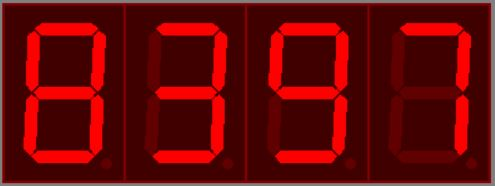
//> input picture examples_and_samples/sim_samples/sim_sample2.jpg, 495 x 186 px
$ ./sim sim_sample2.jpg   (built with g++ and OpenCV 4)
//> lines starting //> are read from the running program, lines starting //| are printed output that depends on the picture; after the words box and inside, x2 and y2 are one past the last pixel; in counts of white or black regions, pixels touching at a corner belong together
//> further down, img is the input picture: 186 rows x 495 cols, CV_8UC3; mean B, G, R 7.2, 6.9, 101.9
#include <iostream>
#include <opencv2/opencv.hpp>
#include <atomic>
#include <thread>
#include <vector>
#include <time>

using namespace std;
using namespace cv;

double rgb_w[] = {1.00, 0.05, 0.05, 1.00};

void process(const Mat& input, Mat& output)
{
	Mat pic;
	vector<Mat> bgr;
	split(input, bgr);
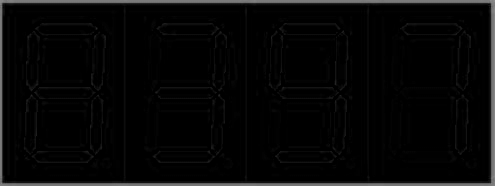
//> bgr[0]: 186 rows x 495 cols, CV_8UC1; min 0, max 141, mean 7.2
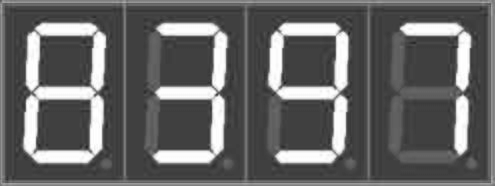
//> bgr[2]: 186 rows x 495 cols, CV_8UC1; min 35, max 255, mean 101.9

	/*
	pic = bgr[0] * rgb_w[2] + bgr[1] * rgb_w[1] + bgr[2] * rgb_w[0] + rgb_w[3];
	cv::threshold(pic, pic, 128, 255, CV_THRESH_BINARY);
	*/

	Mat kernel = cv::getStructuringElement(MORPH_RECT, Size(3,3));
	pic = bgr[0] * rgb_w[2] + bgr[1] * rgb_w[1] + bgr[2] * rgb_w[0] + rgb_w[3] > 127;
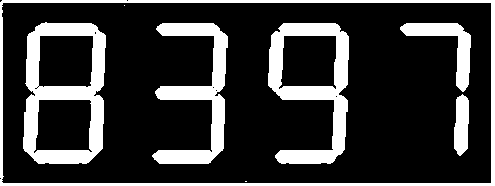
//> pic: 186 rows x 495 cols, CV_8UC1; 22% white; 8 white regions (2 under 20 px), largest, box (x1, y1, x2, y2) and area: (23, 22, 106, 164) 5342, (268, 23, 349, 164) 4619, (0, 0, 495, 186) 4216, (152, 23, 228, 164) 3853, (400, 23, 471, 92) 1490, (454, 94, 469, 156) 753
	morphologyEx(pic, pic, MORPH_OPEN, kernel);
//> pic: 186 rows x 495 cols, CV_8UC1; 22% white; 7 white regions, largest, box (x1, y1, x2, y2) and area: (23, 23, 106, 164) 5333, (268, 23, 349, 164) 4616, (153, 23, 228, 164) 3847
	morphologyEx(pic, pic, MORPH_CLOSE, kernel);
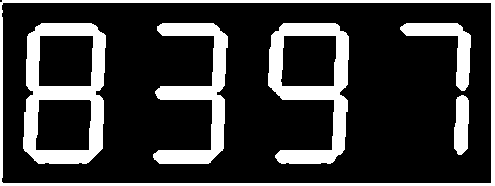
//> pic: 186 rows x 495 cols, CV_8UC1; 22.1% white; 6 white regions, box (x1, y1, x2, y2) and area: (23, 23, 106, 164) 5359, (268, 23, 349, 164) 4639, (0, 0, 495, 186) 4213, (153, 23, 228, 164) 3856, (400, 23, 471, 91) 1486, (454, 95, 469, 155) 750

	output = pic.clone();
}

int main(int argc, char** argv)
{
	string pathname;
	if(argc > 1)
		pathname = argv[1];

	cv::Mat img;
	img = cv::imread(pathname);
	cv::namedWindow("origin");
	cv::imshow("origin", img);
	waitKey(0);

	cv::Mat pcs;
	process(img, pcs);
	cv::namedWindow("process");
	cv::imshow("process", pcs);
	waitKey(0);

	return 0;
}
